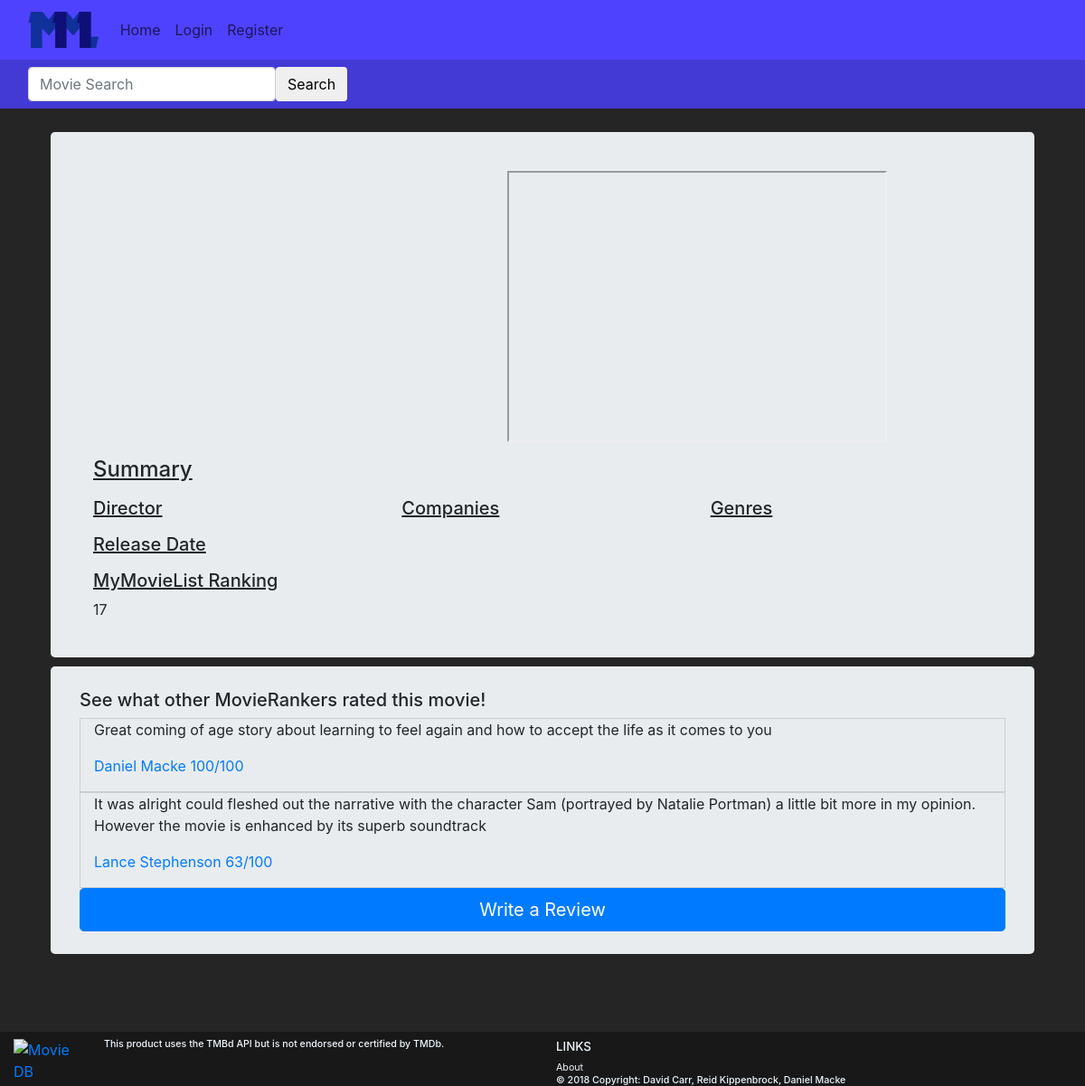
Page /movies/?movie_id=401 on the committed database.
### movies/models.py (models this page shows)
class MovieReview(models.Model):
    user = models.ForeignKey(User,on_delete=models.CASCADE,default=1)
    movie_id = models.IntegerField(default=0)
    movie_title = models.CharField(max_length=50, default='')
    rating = models.IntegerField(
        default=0,
        validators=[
            MaxValueValidator(100),
            MinValueValidator(0)
        ]
    )
    review = models.CharField(max_length=1000, default='')

### movies/views.py (the view)
# urls.py: path('', views.movies),
def movies(request):
    movie_id = request.GET.get('movie_id')
    movie = tmdb.Movies(movie_id)
    if(movie_id):
        movie_info = movie.info()
        movie_title = movie_info["title"]
        movie_poster = 'http://image.tmdb.org/t/p/w185/' + movie_info["poster_path"]
        movie_overview = movie_info["overview"]
        movie_genres = movie_info["genres"]
        movie_companies = movie_info["production_companies"]
        movie_release_date = movie_info["release_date"]
        movie_trailer = ""
        movie_director = ""
        movie_director_pic = ""
        for f in movie.videos()["results"]:
            if (f["site"] == "YouTube" and f["type"] == "Trailer"):
                movie_trailer = "https://youtube.com/embed/" + f["key"]
                break;
        for f in movie.credits()["crew"]:
            if f["job"] == "Director" :
                movie_director = f["name"]
                movie_director_pic = f["profile_path"]
        movie_homepage = movie_info["homepage"]
        movie_reviews =  MovieReview.objects.filter(movie_id=movie_id)
        sum = 0;
        count = 0;
        for review in movie_reviews:
            sum += review.rating
            count += 1
        average = 'no reviews'
        if count > 0:
            average = sum / count
        all_reviews = MovieReview.objects.all()
        ratings = {}
        for review in all_reviews:
            id = review.movie_id
            reviews = MovieReview.objects.filter(movie_id=id)
            sum = 0
            count = 0
            for review in reviews:
                sum += review.rating
                count += 1
            average = sum / count
            ratings[id] = average
        sorted_rankings = sorted(ratings.items(), key=operator.itemgetter(1))
        sorted_rankings.reverse()
        ranking = 'No reviews'
        count = 1
        for x in sorted_rankings:
            print(movie_id)
            print(x[0])
            if x[0]==int(movie_id):
                print("here")
                ranking = count
                break
            count+=1
        args = {'ranking': ranking, 'average_rating': average, 'id' :movie_id, 'title': movie_title, 'poster': movie_poster, 'overview': movie_overview, 'genres': movie_genres,
                'companies': movie_companies, 'release_date': movie_release_date, 'trailer': movie_trailer,
                'homepage': movie_homepage, 'director':movie_director, 'director_pic':movie_director_pic,'reviews':movie_reviews,}
    return render(request, 'movies/movies.html', args)

### movies/templates/movies/movies.html (shortened to what this page needs)
{% extends 'base.html' %}
{% block body %}
  <div class="container p-3">
    <div class="jumbotron">
      <div class="container-fluid">
        <div class="row" style="padding-top: 10px;">
          <div class="col-md-4 text-center">
          </div>
          <div class="col-md-8 text-center">
            <iframe height="300" width="420" src="{{ trailer }}">
            </iframe>
          </div>
        </div>
        <div class="row" style="padding-top: 10px;">
            <div class="col-md-12 lead">
                <u><h4 class"text-md-left"> Summary </h4></u>
            </div>
        </div>
        <div class="row">
          <div class="col-md-4">
            <u><h5 class="text-md-left"> Director </h5></u>
            <u><h5 class="text-md-left"> Release Date </h5></u>
            <u><h5 class="text-md-left"> MyMovieList Ranking </h5></u>
            <p>
              {{ ranking }}
            </p>
          </div>
          <div class="col-md-4">
            <u><h5 class="text-md-left"> Companies </h5></u>
          </div>
          <div class="col-md-4">
            <u><h5 class="text-md-left text-underline"> Genres </h5></u>
          </div>
        </div>
      </div>
    </div>
    <div class="jumbotron">
      <h5>See what other MovieRankers rated this movie!</h5>
        {%for review in reviews%}
        <div class="container-fluid" style="border:1px solid #cecece;">
          <blockquote>
            <p>{{review.review}}<p>
            <footer><a href="/account/profile/?p={{review.user.username}}">{{review.user.first_name}} {{review.user.last_name}} {{review.rating}}/100</a></footer>
          </blockquote>
        </div>
        {% endfor %}
        <a href="/movies/write_review/?movie_id={{ id }}" class="btn btn-primary btn-lg btn-block">Write a Review</a>
    </div>
  </div>
{% endblock %}

### movies/templates/movies/movies.html (style rules this page uses)
.jumbotron { padding-top: 10px; margin-top: 0px; margin-bottom: 10px; }
.lead { font-size: 14pt }

### accounts/templates/base.html (style rules this page uses)
body { background-color: #252525; }
.jumbotron { margin: 10px; padding-top: 25px; padding-bottom: 25px; }

### rows in the picture
MovieReview: review "Great coming of age story about learning to feel again and how to accept the life as it comes to you", user.first_name "Daniel", user.last_name "Macke", rating "100"
MovieReview: review "It was alright could fleshed out the narrative with the character Sam (portrayed by Natalie Portman) a little bit more in my opinion. However the movie is enhanced by its superb soundtrack", user.first_name "Lance", user.last_name "Stephenson", rating "63"

### other values in the picture
{{ ranking }} "17"
